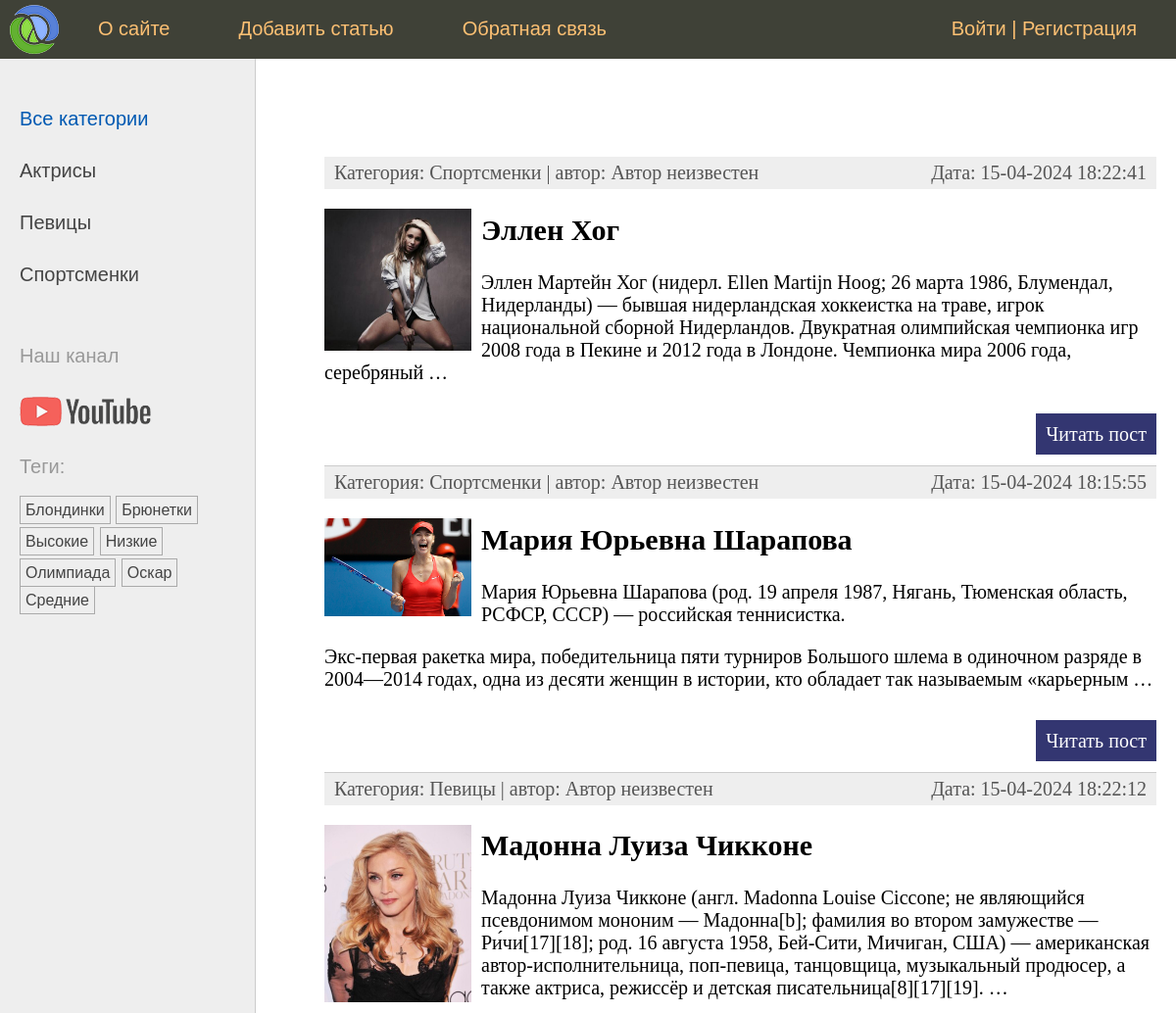
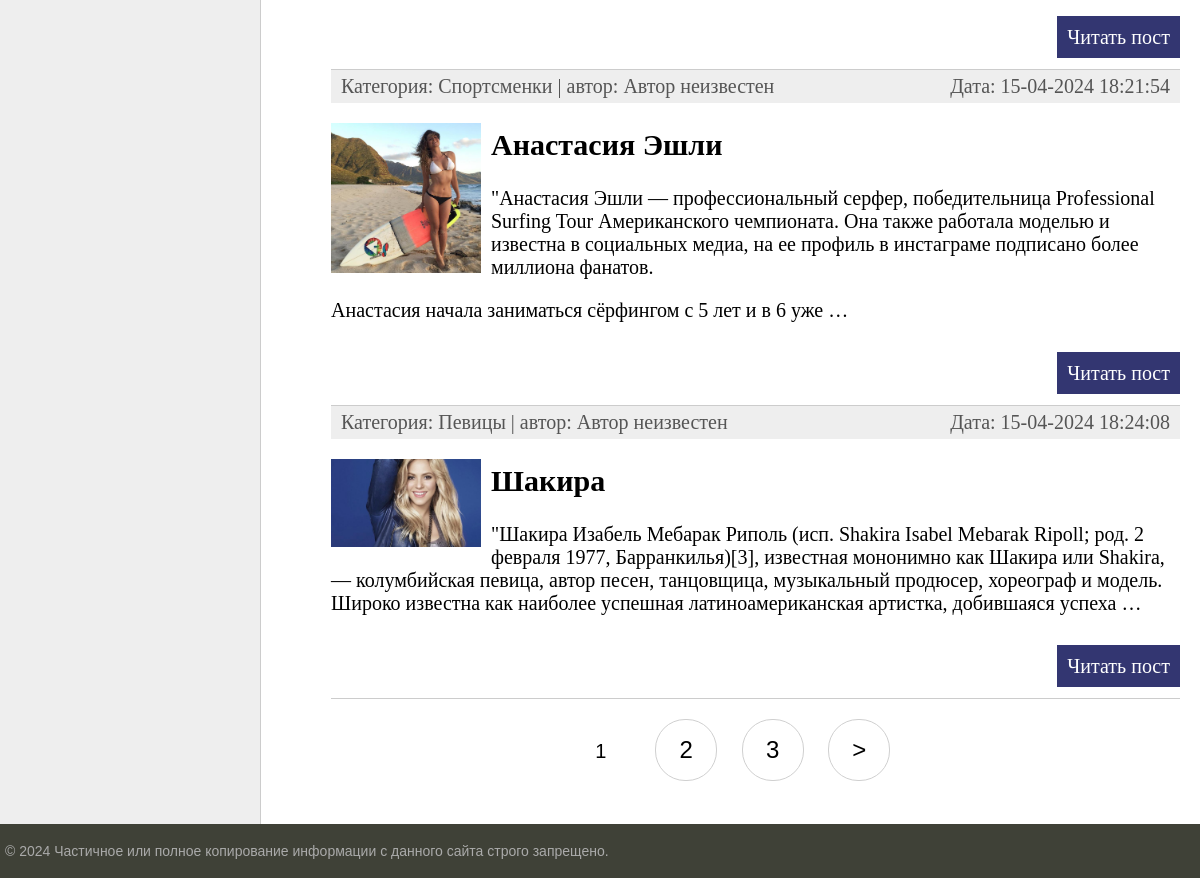
The page / on the database its author committed (2 pictures, top to bottom).
### women/models.py (models this page shows, shortened)
class Category(models.Model):  # Модель Category в виде класса для связи many-to-one (нашей первичной модели category)
    name = models.CharField(max_length=100, db_index=True, verbose_name="Категория")  # имя категории + индекс-е поле
    slug = models.SlugField(max_length=255, unique=True, db_index=True)  # поле для обращения по slug + index
    class Meta:  # мета класс для вывода класса Category в админ панель
        verbose_name = "Категория"
        verbose_name_plural = "Категории"
    def get_absolute_url(self):  # метод для формирования URl адреса (см шаблон в list_categories.html)
        return reverse('category', kwargs={'cat_slug': self.slug})  # возвращает с помощью reverse маршрут по

class TagPost(models.Model):  # модель для тегов наследуем от класса Model
    tag = models.CharField(max_length=100, db_index=True)  # название тега(индексированное) + max длина 100 символов
    slug = models.SlugField(max_length=255, unique=True, db_index=True)  # поле для slug (уникален и индексирован)
    def get_absolute_url(self):  # метод возвращает url для конкретного тега(также отвечает в админке-смотреть на сайте)
        return reverse('tag', kwargs={'tag_slug': self.slug})  # slug берется из бд и формируется маршрут

class Women(models.Model):  # наш класс-модель с полями для таблицы
    class Status(models.IntegerChoices):  # класс для именовывания опубликованных/не опубликованных статей в виджете
        DRAFT = 0, 'Черновик'  # название-статус в виджете в виде кортежа с int
        PUBLISHED = 1, 'Опубликовано'  # - костыль в 20 строке - преобразует 1 и 0 в булевы значения
    title = models.CharField(max_length=255, verbose_name="Заголовок")  # Заголовок с максимальным кол-во символов
    slug = models.SlugField(max_length=255, unique=True, db_index=True, verbose_name="Slug",  # связка с slug в urls
                            validators=[  # стандартные валидаторы для slug + сообщение
                                MinLengthValidator(5, message="Минимум 5 символов"),
                                MaxLengthValidator(100, message="Максимум 100 символов")])
    photo = models.ImageField(upload_to="photos/%y/%m/%d", default=None,  # поле для загрузки фото для постов +
                              blank=True, null=True, verbose_name="Фото")  # параметры загрузки(каталог, имя...)
    content = models.TextField(blank=True, verbose_name="Текст статьи")  # Поле для текста(статьи) с доступно пустым
    time_create = models.DateTimeField(auto_now_add=True, verbose_name="Время создания")  # авто заполнение времени
    time_update = models.DateTimeField(auto_now=True, verbose_name="Время изменения")  # меняющееся при каждом изменении
    is_published = models.BooleanField(choices=tuple(map(lambda x: (bool(x[0]), x[1]), Status.choices)),  # Публикация +
                                       default=Status.DRAFT, verbose_name="Статус")  # костыль "опубликовано" в админке
    cat = models.ForeignKey('Category', on_delete=models.PROTECT, related_name='posts', verbose_name="Категории")
    tags = models.ManyToManyField('TagPost', blank=True, related_name='tags', verbose_name="Теги")  # many-to-many
    husband = models.OneToOneField('Husband', on_delete=models.SET_NULL,  # вывести Null в поле, где были удалены данные
                                   null=True, blank=True, related_name='wuman', verbose_name="Муж")
    author = models.ForeignKey(get_user_model(), on_delete=models.SET_NULL,  # атрибут связывает конкретную статью с её
                               related_name='posts', null=True, default=None)  # Автором. Получение модели get_user_mo-l
    objects = models.Manager()  # пользовательский менеджер по умолчанию (работает, если published не активен)
    published = PublishedManager()  # пользовательский менеджер публикаций(да/нет)
    class Meta:  # спец класс для сортировки полей модели Women с методом ordering и indexes + порядок сортировки
        verbose_name = "Известные женщины"  # заголовок для админки
        verbose_name_plural = "Известные женщины"  # заголовок во множественном числе (без -s)
        ordering = ['-time_create']  # порядок сортировки
        indexes = [  # список индексированных полей для ускорения сортировки
            models.Index(fields=['-time_create'])  # class Meta - для управления сортировкой на уровне класса
        ]
    def get_absolute_url(self):  # метод, формирующий url для каждой конкретной записи
        return reverse('post', kwargs={'post_slug': self.slug})  # ф-я reverse возвращает полноценный url адрес

### women/views.py (the view)
# urls.py: path('', views.WomenHome.as_view(), name='home'),  # http://127.0.0.1:8000 - маршр отвеч за гл стр + class WomenHome
class WomenHome(DataMixin, ListView):  # класс типа ListView для отображения произвольных списков главной страницы.
    template_name = 'women/index.html'  # путь к шаблону, который используется
    context_object_name = 'posts'  # атрибут для использования списка статей из модели Women(posts в шаблоне index.html)
    title_page = 'Главная страница'  # title_page добавляется в словарь extra_context,кот-й формируется, благодаря Mixin
    cat_selected = 0  # Параметр выбора категории(маркер выделенной категории)
    def get_queryset(self):  # спец метод для отображения только опубликованных статей, если отображаются все статьи.
        return Women.published.all().select_related('cat')  # отображение всех опубликованных статей

### users/context_processors.py (called while the page is built)
def get_women_context(request):  # Конт-й шаблонный проц-р для отображения главного меню
    return {'mainmenu': menu}  # вернуть словарь и автоматически передать его во все шаблоны + переменная menu

### women/models.py (called while the page is built)
    def get_queryset(self):  # возвращает опубликованные посты(спец метод базового класса)
        return super().get_queryset().filter(is_published=Women.Status.PUBLISHED)  # возвращает опубликованные статьи

### women/templatetags/women_tags.py (called while the page is built)
@register.inclusion_tag('women/list_categories.html')  # inclusion тэг формирует шаблон и возвр-т фрагмент HTML-страницы
def show_categories(cat_selected=0):  # ф-я возвращает обработанную HTML-страницу
    cats = Category.objects.annotate(total=Count("posts")).filter(total__gt=0)  # вывод категорий, связанных с
    return {'cats': cats, 'cat_selected': cat_selected}  # возвращает список cats_db по переменной cats

@register.inclusion_tag('women/list_tags.html')  # шаблонный тег для отображения тегов в левом сайдбаре
def show_all_tags():
    return {'tags': TagPost.objects.annotate(total=Count("tags")).filter(total__gt=0)}  # возвращает теги из модели

### women/templates/women/index.html (shortened to what this page needs)
{% extends 'base.html' %}
{% block content %}
<ul class="list-articles">
	{% for p in posts %}
			<li><div class="article-panel">
	<p class="first">Категория: {{p.cat.name}} | автор:
	{{ p.author.username|default:"Автор неизвестен" }}</p>
	<p class="last">Дата: {{p.time_update|date:"d-m-Y H:i:s"}}</p>
	</div>
{% if p.photo %}
        <p><img class="img-article-left thumb" src="{{p.photo.url}}"></p>
{% endif %}
				<h2>{{p.title}}</h2>
    {% autoescape off %}
	{{p.content|linebreaks|truncatewords:40}}
    {% endautoescape %}
			<p class="link-read-post"><a href="{{ p.get_absolute_url }}">Читать пост</a></p>
			</li>
	{% endfor %}
</ul>
{% endblock %}
{% block navigation %}
{% if page_obj.has_other_pages %}
<nav class="list-pages">
	<ul>
		{% for p in paginator.page_range %}
		{% if page_obj.number == p %}
		<li class="page-num page-num-selected">{{ p }}</li>
		{% elif p >= page_obj.number|add:-2 and p <= page_obj.number|add:2 %}
		<li class="page-num">
			<a href="?page={{ p }}">{{ p }}</a>
		</li>
		{% endif %}
		{% endfor %}
		{% if page_obj.has_next %}
		<li class="page-num">
			<a href="?page={{ page_obj.next_page_number }}">&gt;</a>
		</li>
		{% endif %}
	</ul>
</nav>
{% endif %}
{% endblock %}

### women/templates/women/list_categories.html
{% for cat in cats %}
{% if cat_id == cat_selected %}
<li class="selected">{{cat.name}}</li>
{% else %}
<li><a href="{{ cat.get_absolute_url }}">{{cat.name}}</a></li>
{% endif %}
{% endfor %}

### women/templates/women/list_tags.html
{% if tags %}
    <p>Теги:</p>
    <ul class="tags-list">
        {% for t in tags %}
        <li><a href="{{t.get_absolute_url}}">{{t.tag}}</a></li>
        {% endfor %}
    </ul>
{% endif %}

### women/static/women/css/styles.css (style rules this page uses)
html, body { font-family: 'Arial'; margin: 0; padding: 0; height: 100%; width: 100%; color: #444; }
a { color: #0059b2; text-decoration: none; }
img { max-width: 600px; height: auto; }
img.img-article-left { max-width: 300px; height: auto; float: left; padding: 0 10px 10px 0; }
img.img-article-left.thumb { max-width: 150px; height: auto; }
p.link-read-post { text-align: right; }
p.link-read-post a { padding: 10px; min-width: 100px; background: #333671; color: #fff; text-decoration: none; }
div.article-panel { background: #eee; padding: 5px 10px 5px 10px; box-sizing: border-box; overflow: hidden; color: #555; }
div.article-panel p.first { margin: 0; float: left; }
div.article-panel p.last { margin: 0; float: right; }
ul.list-articles { list-style: none; margin: 0; padding: 0; }
ul.list-articles li { border-bottom: 1px solid #ccc; }
.left-chapters ul { width: 230px; margin: 0; padding: 20px 10px 10px 20px; list-style: none; font-size: 20px; }
.left-chapters ul li { margin: 30px 0 0 0; color: #999; }
.left-chapters ul li a { color: #444; text-decoration: none; }
ul.tags-list { width: 100%; margin: 0; padding: 0; list-style: none; }
ul.tags-list li { margin: 0; padding: 0 0 10px; display: inline-block; }
ul.tags-list li a { padding: 5px; font-size: 16px; border: 1px solid #aaa; }
.list-pages { text-align: center; margin: 0 0 20px 0; }
.list-pages ul { margin: 20px 0 0 0; padding: 0; list-style: none; }
.list-pages ul li { display: inline-block; margin: 0 20px 0 0; }
.list-pages a { color: #000; font-size: 24px; text-decoration: none; }
.list-pages .page-num, .page-num-selected { display: inline-block; width: 60px; height: 44px; padding: 16px 0 0 0; border: 1px solid #d0d0d0; border-radius: 30px; }
.list-pages .page-num-selected { border: none; color: #000; font-size: 20px; }

### rows shown on the page
Category: name "Актрисы"
Category: name "Певицы"
Category: name "Спортсменки"
TagPost: tag "Блондинки"
TagPost: tag "Брюнетки"
TagPost: tag "Высокие"
TagPost: tag "Низкие"
TagPost: tag "Олимпиада"
TagPost: tag "Оскар"
TagPost: tag "Средние"
Women: cat.name "Спортсменки", author.username "Автор неизвестен", time_update "15-04-2024 18:22:41", photo (picture), title "Эллен Хог", content "Эллен Мартейн Хог (нидерл. Ellen Martijn Hoog; 26 марта 1986, Блумендал, Нидерланды) — бывшая нидерландская хоккеистка на траве, игрок национальной сборной Нидерландов. Двукратная олимпийская чемпионка игр 2008 года в Пекине и 2012 года в Лондоне. Чемпионка мира 2006 года, серебряный …"
Women: cat.name "Спортсменки", author.username "Автор неизвестен", time_update "15-04-2024 18:15:55", photo (picture), title "Мария Юрьевна Шарапова", content "Мария Юрьевна Шарапова (род. 19 апреля 1987, Нягань, Тюменская область, РСФСР, СССР) — российская теннисистка. Экс-первая ракетка мира, победительница пяти турниров Большого шлема в одиночном разряде в 2004—2014 годах, одна из десяти женщин в истории, кто обладает так называемым «карьерным …"
Women: cat.name "Певицы", author.username "Автор неизвестен", time_update "15-04-2024 18:22:12", photo (picture), title "Мадонна Луиза Чикконе", content "Мадонна Луиза Чикконе (англ. Madonna Louise Ciccone; не являющийся псевдонимом мононим — Мадонна[b]; фамилия во втором замужестве — Ри́чи[17][18]; род. 16 августа 1958, Бей-Сити, Мичиган, США) — американская автор-исполнительница, поп-певица, танцовщица, музыкальный продюсер, а также актриса, режиссёр и детская писательница[8][17][19]. …"
Women: cat.name "Спортсменки", author.username "Автор неизвестен", time_update "15-04-2024 18:21:54", photo (picture), title "Анастасия Эшли", content "\"Анастасия Эшли — профессиональный серфер, победительница Professional Surfing Tour Американского чемпионата. Она также работала моделью и известна в социальных медиа, на ее профиль в инстаграме подписано более миллиона фанатов. Анастасия начала заниматься сёрфингом с 5 лет и в 6 уже …"
Women: cat.name "Певицы", author.username "Автор неизвестен", time_update "15-04-2024 18:24:08", photo (picture), title "Шакира", content "\"Шакира Изабель Мебарак Риполь (исп. Shakira Isabel Mebarak Ripoll; род. 2 февраля 1977, Барранкилья)[3], известная мононимно как Шакира или Shakira, — колумбийская певица, автор песен, танцовщица, музыкальный продюсер, хореограф и модель. Широко известна как наиболее успешная латиноамериканская артистка, добившаяся успеха …"

### other values the page prints
{{ m.title }} "О сайте" "Добавить статью" "Обратная связь"
{{ p }} "1"
{{ p }} "2" "3"
